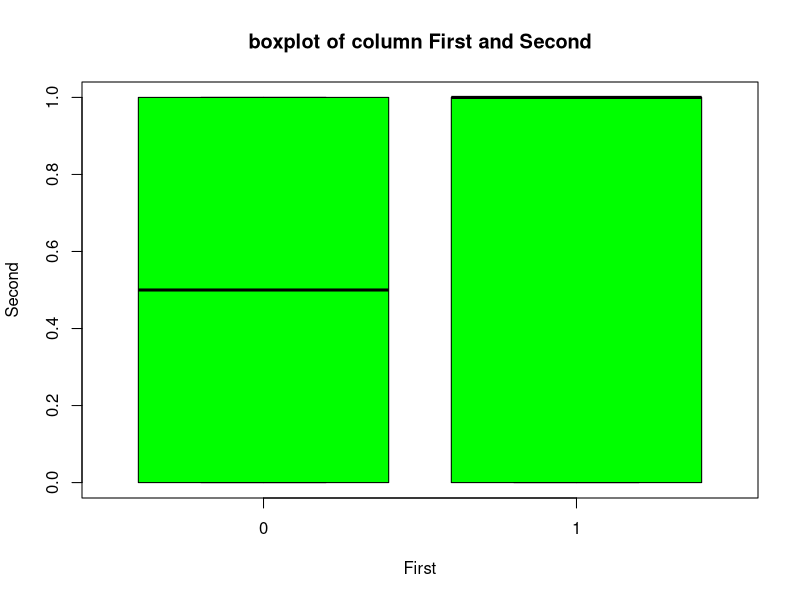
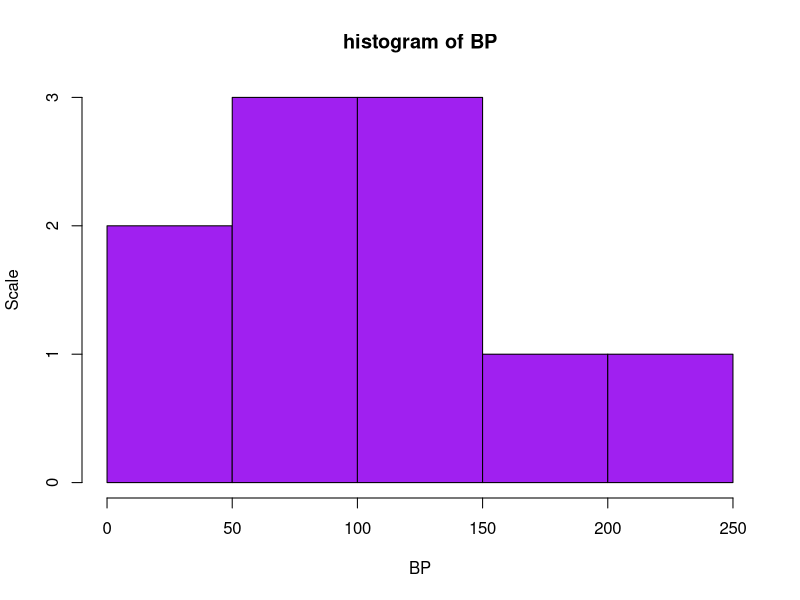

Here is the R script that generated these plots, in order:
Frequency = c(0.6,0.3,0.4,0.4,0.2,0.6,0.3,0.4,0.9,0.2)
BP = c(103,87,32,42,59,109,78,205,135,176)
First = c(1,1,1,1,0,0,0,0,NA,1)
Second = c(0,0,1,1,0,0,1,1,1,1)
FinalDecision = c(0,1,0,1,0,1,0,1,1,1)

maindata=cbind(Frequency,BP,First,Second,FinalDecision)

maindata

maindata.df=data.frame(Frequency, BP,First,Second,FinalDecision)

df = data.frame(First = c(1,1,1,1,0,0,0,0,NA,1),
                Second = c(0,0,1,1,0,0,1,1,1,1) )
head(df,10)

boxplot(df$First ~ df$Second,
        col='green',
        main='boxplot of column First and Second',
        xlab='First',
        ylab='Second')
hist(BP,main='histogram of BP',xlab='BP',ylab='Scale',col='purple')
      
# To obtain the box plot I have considered the columns First and Second. Using $ 
# I have attached the column values to the data frame and then indexed the output to 10 values.

# For the Histogram I considered the column 'FinalDecision'. The graph obtained shows the distribution
# of the data along the x-axis on a scale of 0.5 .

#From the boxplot I have found the data siginificantly almost same since the parallel boxplots are almost same
#but it differs in centroid as per my observation.
